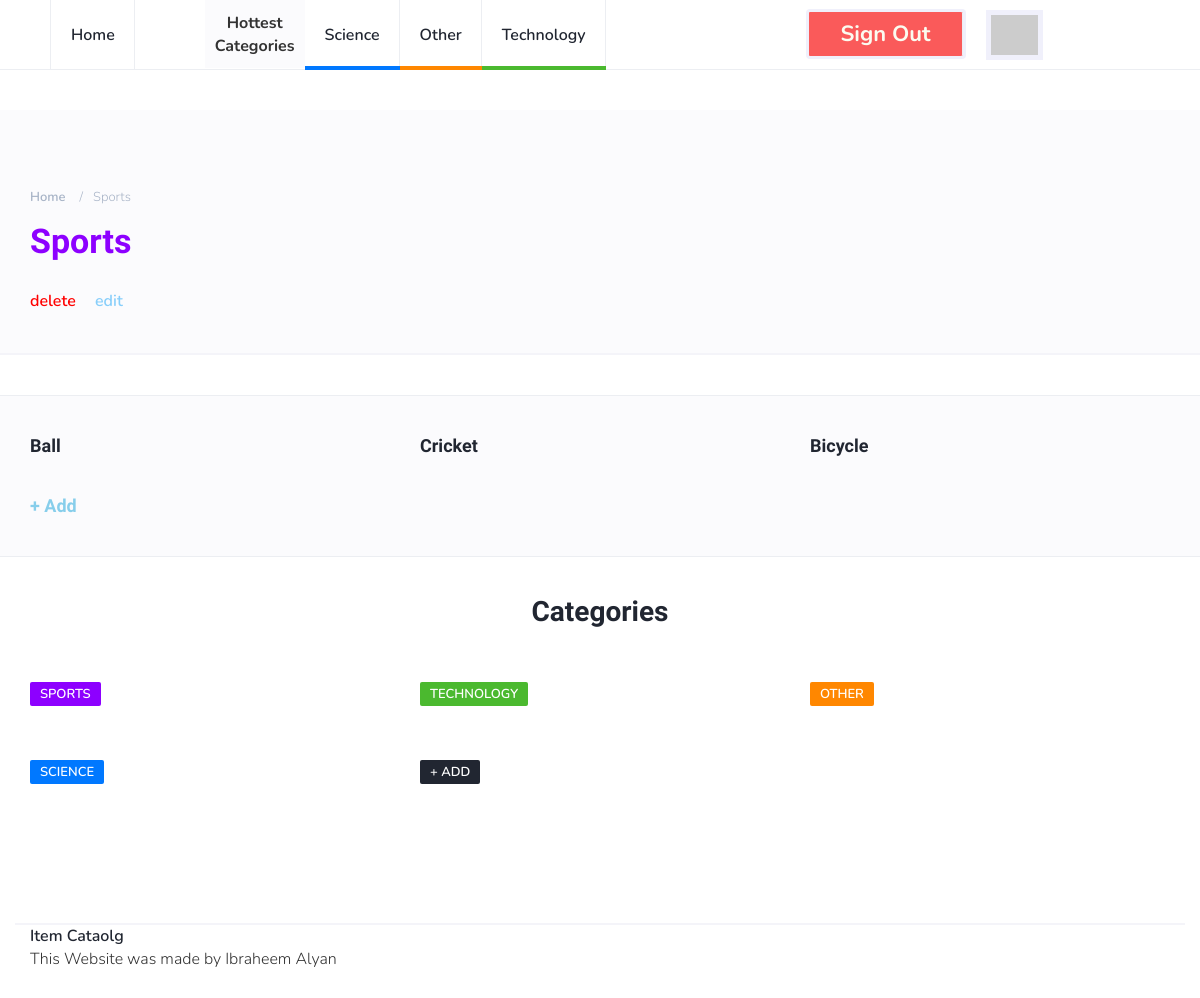
The app's page /catalog/Sports/items (signed in) with its own data.
### database_setup.py (models this page shows, shortened)
class Category(Base):
    __tablename__ = 'category'
    id = Column(Integer, primary_key=True)
    name = Column(String(80), nullable=False)

class Item(Base):
    __tablename__ = 'item'
    id = Column(Integer, primary_key=True)
    title = Column(String(100), nullable=False)
    description = Column(String(1000), nullable=False)
    author_id = Column(Integer, ForeignKey('user.id'))
    author = relationship(User)
    cat_id = Column(Integer, ForeignKey('category.id'))
    category = relationship(Category, single_parent=True)

### project.py (the view, shortened to what this page needs)
@app.route('/catalog/<string:cat_name>/items')
def view_category_items(cat_name):
    db = DBSession()
    top_cats = db.query(Category).order_by(desc(Category.id)).limit(3)
    categories = db.query(Category)
    category = None
    items = None
    try:
        category = db.query(Category).filter_by(name=cat_name).one()
    except NoResultFound:
        db.close()
        statment = ('🙁 looks like we don\'t have a category named "' +
                    cat_name + '" . <br> But you can <a href=' +
                    '"/catalog/new-category" style="font-size:39px">' +
                    'Create your own 😃</a>')
        return render_template('status_message.html', statment=statment)
    items = db.query(Item).filter_by(cat_id=category.id)
    if 'signed' not in session:
        session['signed'] = False
    if session['signed']:
        template = render_template(
                            "category.html",
                            items=items,
                            categories=categories,
                            delete_url=(str(request.path)[:-6] + "/delete"),
                            edit_url=(str(request.path)[:-6] + "/edit"),
                            top_categories=top_cats,
                            category=category,
                            user_dict=session["user_data_dict"])
        db.close()
        return template

### templates/category.html
{% extends "main.html" %}
{% block content %}
		<div class="page-header" style="margin-top:40px;padding-bottom:40px;">
			<div class="container">
				<div class="row">
					<div class="col-md-10">
						<ul class="page-header-breadcrumb">
							<li><a href="https://localhost:5000/">Home</a></li>
							<li>{{ category.name }}</li>
						</ul>
						<h1 class="cat-{{ ((category.id + 2 ) % 4) + 1 }}-title">{{ category.name }}</h1>
					</div>
				</div>
				<div style="padding-top:30px">
		        <a href="{{ delete_url }}" style="padding-right: 15px; color: red;"> delete </a>
		        <a href="{{ edit_url }}" style="color: lightskyblue;"> edit </a>
		    </div>
			</div>
		</div>
		<div class="section">
		</div>
		<div class="section section-grey">
			<div class="container">
				<div class="row">
					{% for i in items %}
					<div class="col-md-4">
						<div class="post">
							<div class="post-body">
								<h3 class="post-title"><a href="{{ 'https://localhost:5000/catalog/' + i.category.name + '/' + i.title }}"> {{ i.title }} </a></h3>
							</div>
						</div>
					</div>
					{% endfor %}
					<div class="col-md-4">
						<div class="post">
							<div class="post-body">
								<h3 class="post-title"><a href="https://localhost:5000/catalog/new-item?cc={{category.id}}" style="color:skyblue"> + Add </a></h3>
							</div>
						</div>
					</div>
				</div>
			</div>
		</div>
{% endblock %}

### templates/main.html (shortened to what this page needs)
<!DOCTYPE html>
<html lang="en">
	<head>
		<link type="text/css" rel="stylesheet" href="https://localhost:5000/css/bootstrap.min.css"/>
		<link rel="stylesheet" href="https://localhost:5000/css/font-awesome.min.css">
		<link type="text/css" rel="stylesheet" href="https://localhost:5000/css/style.css"/>
    </head>
	<body>
		<header id="header">
			<div id="nav">
				<div id="nav-fixed">
					<div class="container">
						<ul class="nav-menu nav navbar-nav">
							<li><a href="https://localhost:5000/">Home</a></li>
							<li id="sep"> Hottest <br> Categories </li>
							{% for c in top_categories %}
							<li class="cat-{{ ((c.id + 2 ) % 4) + 1 }}"><a href="{{ 'https://localhost:5000/catalog/' + c.name + '/items' }}">{{ c.name }}</a></li>
							{% endfor %}
              {% if not user_dict %}
              <li><a href="{{ url_for('internal_sign_up', _external = True ) }}" class="btn green" style="padding:12px 15px 12px 15px;">Sign up</a></li>
              <li><a href="{{ url_for('login', _external = True ) }}" class="btn red" style="padding:12px 15px 12px 15px;margin-left:20px">Log in</a></li>
              {% else %}
              <li><a href="{{ url_for('revoke', _external = True ) }}" class="btn red" style="padding: 12px 15px 12px 15px;">Sign out</a></li>
							<li><img src="{{ user_dict['picture'] }}" id="profile_img"></li>
              {% endif %}
            </ul>
					</div>
				</div>
			</div>
		</header>
    {% block content %}
    {% endblock %}
		<div class="section">
			<div class="container">
				<div class="row">
					<div class="col-md-12">
						<div class="section-title text-center">
							<h2>Categories</h2>
						</div>
					</div>
					{% for c in categories %}
					<div class="col-md-4">
						<div class="post">
							<div class="post-body">
								<div class="post-meta">
									<a class="post-category cat-{{ ((c.id + 2 ) % 4) + 1 }}" href="{{ 'https://localhost:5000/catalog/' + c.name + '/items' }}">{{ c.name }}</a>
								</div>
							</div>
						</div>
					</div>
					{% endfor %}
					<div class="col-md-4">
						<div class="post">
							<div class="post-body">
								<div class="post-meta">
									<a class="post-category" href="https://localhost:5000/catalog/new-category"> + Add </a>
								</div>
							</div>
						</div>
					</div>
				</div>
			</div>
		</div>
		<footer id="footer">
			<div class="container">
							<ul class="footer-nav">
								<li><a href="https://localhost:5000/">Item Cataolg</a></li>
							</ul>
							<div class="post-body">
								This Website was made by Ibraheem Alyan
							</div>
						</div>
		</footer>
	</body>
</html>

### templates/css/style.css (style rules this page uses)
body { font-family: 'Nunito', sans-serif; font-size: 16px; font-weight: 300; zoom: 150% color: #3d455c; margin: 0; padding: 0; overflow-x: hidden; }
h1, h2, h3, h4, h5, h6 { font-family: 'Nunito Sans', sans-serif; font-weight: 700; color: #212631; margin: 0px 0px 15px; }
h1 { font-size: 34px; }
h2 { font-size: 28px; }
h3 { font-size: 23px; }
a { font-weight: 600; color: #212631; text-decoration: none; }
ul { margin: 0; padding: 0; list-style: none }
.section.section-grey { background-color: #fbfbfd; border-bottom: 1px solid #eceef2; border-top: 1px solid #eceef2; }
.section .section-title { margin-bottom: 40px; }
.section .section-title h2 { text-transform: capitalize; font-size: 28px; }
#nav { height: 70px; }
#nav:after { content: ""; position: fixed; left: 0; right: 0; bottom: 0; top: 0; background-color: rgba(33, 38, 49, 0.5); z-index: 90; opacity: 0; visibility: hidden; -webkit-transition: 0.2s all; transition: 0.2s all; }
#nav-fixed { position: fixed; left: 0; right: 0; top: 0; z-index: 90; background-color: #FFF; -webkit-box-shadow: 0px -1px 0px 0px #eceef2 inset; box-shadow: 0px -1px 0px 0px #eceef2 inset; }
#sep { background-color: #fbfbfd; text-align: center; font-weight: bold; padding: 10px; padding-top: 12px; margin-left: 70px; }
#nav .container { position: relative; }
.nav-menu { margin-left: 20px; }
.nav-menu li a { position: relative; padding: 25px 20px; text-transform: capitalize; -webkit-box-shadow: -1px 0px 0px 0px #eceef2 inset; box-shadow: -1px 0px 0px 0px #eceef2 inset; -webkit-transition: 0.2s color; transition: 0.2s color; }
.nav-menu li:first-child a { border-left: 1px solid #eceef2; }
.nav-menu li a:after { content: ''; position: absolute; left: 0; right: 0; bottom: 0px; width: 100%; height: 4px; -webkit-transition: 0.2s width; transition: 0.2s width; }
.cat-4-title { color: #8d00ff; }
.nav-menu li.cat-1 a:after { background-color: #4BB92F; }
.nav-menu li.cat-2 a:after { background-color: #ff8700; }
.nav-menu li.cat-3 a:after { background-color: #0078ff; }
.page-header { position: relative; margin: 0; padding-top: 60px; padding-bottom: 60px; background-color: #fbfbfd; border-bottom: 2px solid #F4f4f9; }
.page-header h1 { text-transform: capitalize; margin-bottom: 0px; }
.page-header .page-header-breadcrumb { margin: 15px 0px; }
.page-header .page-header-breadcrumb li { display: inline-block; }
.page-header .page-header-breadcrumb li, .page-header .page-header-breadcrumb li a { font-size: 13px; text-transform: capitalize; color: #a7b3c6; }
.page-header .page-header-breadcrumb li a { -webkit-transition: 0.2s color; transition: 0.2s color; }
.page-header .page-header-breadcrumb li + li:before { content: '/'; display: inline-block; margin: 0px 10px; }
.section { padding-top: 40px; }
.post { margin-bottom: 40px; }
.post { display: block; -webkit-transition: 0.2s opacity; transition: 0.2s opacity; }
.post { width: 100%; }
.post .post-meta { margin-top: 15px; margin-bottom: 15px; }
.post-meta .post-category { font-size: 13px; text-transform: uppercase; padding: 3px 10px; font-weight: 600; border-radius: 2px; margin-right: 15px; color: #FFF; background-color: #212631; -webkit-transition: 0.2s opacity; transition: 0.2s opacity; }
.post-meta .post-category.cat-1 { background-color: #4BB92F; }
.post-meta .post-category.cat-2 { background-color: #ff8700; }
.post-meta .post-category.cat-3 { background-color: #0078ff; }
.post-meta .post-category.cat-4 { background-color: #8d00ff; }
.post .post-title { font-size: 18px; margin-bottom: 0px; }
.btn { width: 160px; height: 50px; text-align: center; font-size: 22px; color: #FBFBF0; border-width: 3px; border-color: #F0F0FB; font-weight: bold; margin-top: 9px; margin-left: 200px; }
.red { background: #fa5a5a; }
#profile_img { height: 50px; border: 5px solid #F0F0FB; margin-left: 20px; margin-top: 10px; }
#footer { padding-bottom: 40px; margin-top: 100px; }
#footer .container { border-top: 2px solid #F4f4f9; }
.footer-nav li { display: inline-block; margin-right: 15px; }

### records on screen
Category: name "Science", name "SCIENCE"
Category: name "Other", name "OTHER"
Category: name "Technology", name "TECHNOLOGY"
Category: name "Sports", name "SPORTS"
Item: title "Ball"
Item: title "Cricket"
Item: title "Bicycle"
